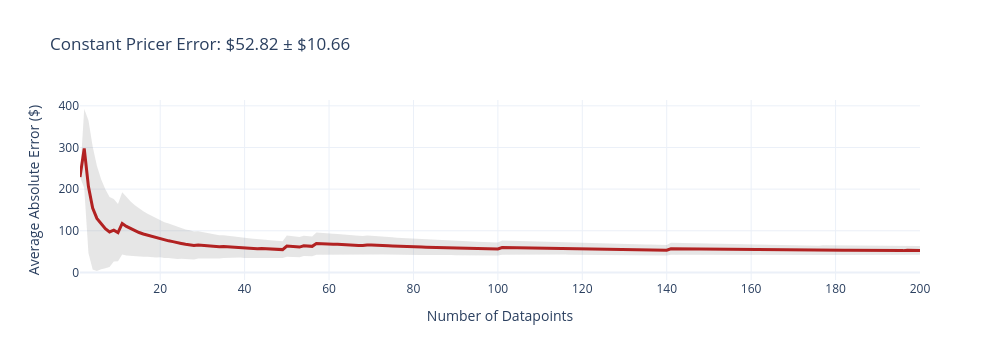
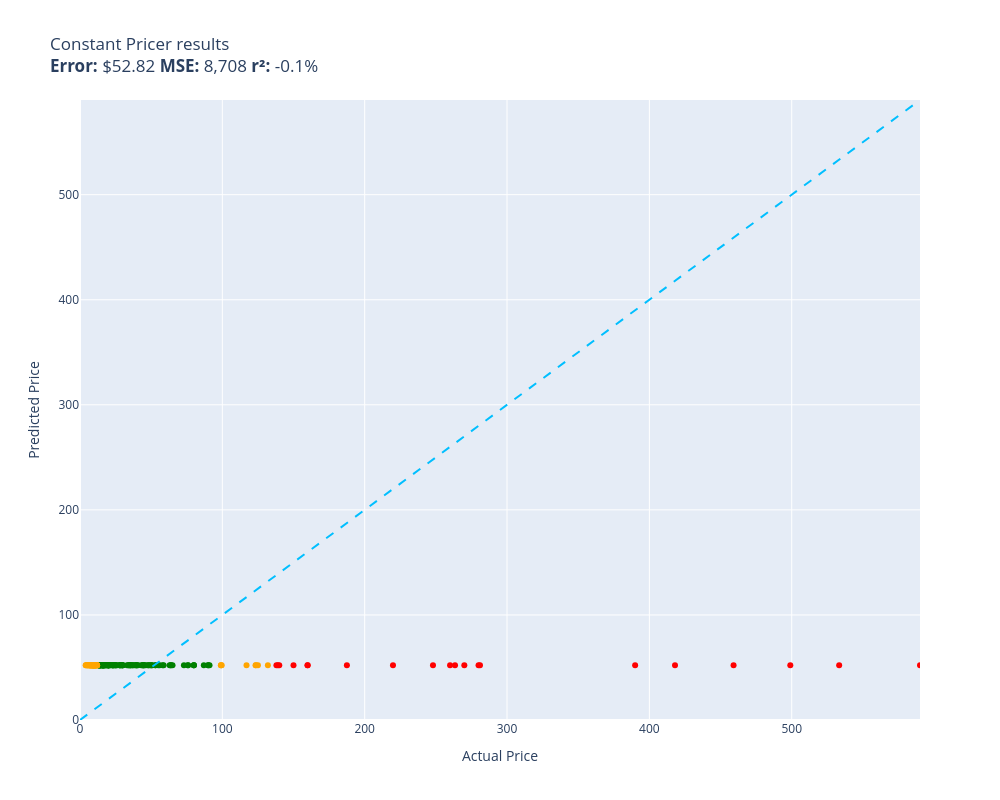

Notebook cell for these charts, in order:
### Code cell
evaluate(constant_pricer, test)

### Figure 1 — Plotly figure (JSON) as saved in the notebook; plotly's stock layout.template omitted (floating-point values rounded to 4 significant figures; data arrays with more than 128 entries replaced by an {"elided": "..."} marker saying what was removed)
{"data": [{"fill": "toself", "fillcolor": "rgba(128,128,128,0.2)", "hoverinfo": "skip", "line": {"color": "rgba(255,255,255,0)"}, "name": "95% CI", "showlegend": false, "type": "scatter", "x": {"elided": "400 int values"}, "y": {"elided": "400 float values"}}, {"customdata": {"elided": "200x1 float values"}, "hovertemplate": "n=%{x}<br>Avg Error=$%{y:,.2f}<br>±95% CI=$%{customdata[0]:,.2f}<extra></extra>", "line": {"color": "firebrick", "width": 3}, "mode": "lines", "name": "Cumulative Avg Error", "type": "scatter", "x": {"elided": "200 int values"}, "y": {"elided": "200 float values"}}], "layout": {"height": 360, "showlegend": false, "title": {"text": "Constant Pricer Error: $52.82 ± $10.66"}, "width": 1000, "xaxis": {"title": {"text": "Number of Datapoints"}}, "yaxis": {"title": {"text": "Average Absolute Error ($)"}}}}

### Figure 2 — Plotly figure (JSON) as saved in the notebook; plotly's stock layout.template omitted (floating-point values rounded to 4 significant figures)
{"data": [{"customdata": [["VBENLEM Drop In Ice Chest 21.2L x 16.8W ...\nGuess=$52.07 Actual=$280.99"], ["Canon 5005B002 Document Scanner DR-C125\nGuess=$52.07 Actual=$418.00"], ["Yeastar TG100 NeoGate GSM Gateway VoIP P...\nGuess=$52.07 Actual=$187.50"], ["LJ Hutchen Bb Trumpet with Plush-Lined C...\nGuess=$52.07 Actual=$389.99"], ["Samsung DE92-03960L Range Oven Control B...\nGuess=$52.07 Actual=$159.78"], ["Griffin Remote Hi Hat Stand with Foot Pe...\nGuess=$52.07 Actual=$138.00"], ["Case of 100, Corrugated Brochure Holders...\nGuess=$52.07 Actual=$139.00"], ["ZLX-15BT 15-inch 1000-Watt Bluetooth Pow...\nGuess=$52.07 Actual=$533.33"], ["KDC20i Bluetooth Barcode Scanner\nGuess=$52.07 Actual=$270.00"], ["Epiphone Les Paul Muse (Jet Black Metall...\nGuess=$52.07 Actual=$499.00"], ["GREATMEET 3 Drawer Lateral File Cabinet ...\nGuess=$52.07 Actual=$219.87"], ["Panduit LS8E-KIT Thermal Transfer Printe...\nGuess=$52.07 Actual=$459.15"], ["Honeywell 3800G Handheld Barcode Scanner...\nGuess=$52.07 Actual=$247.98"], ["Rapid 105 Electric Stapler\nGuess=$52.07 Actual=$590.12"], ["Push Pin Travel Maps Personalized Vintag...\nGuess=$52.07 Actual=$139.99"], ["CHAUVET DJ (CHDDJ) 2 Quad Color, RGBW & ...\nGuess=$52.07 Actual=$159.99"], ["COSTWAY Compact Laundry Dryer, 110V Elec...\nGuess=$52.07 Actual=$259.99"], ["Glory Bb Pocket Trumpet with Case, Tuner...\nGuess=$52.07 Actual=$149.99"], ["Framed Natural Cork Board Bulletin Board...\nGuess=$52.07 Actual=$263.47"], ["Full Automatic Washing Machine 1.8 Cuft,...\nGuess=$52.07 Actual=$279.99"]], "hovertemplate": "%{customdata[0]}<extra></extra>", "legendgroup": "red", "marker": {"color": "red", "size": 6, "symbol": "circle"}, "mode": "markers", "name": "red", "orientation": "v", "showlegend": true, "type": "scatter", "x": [281.0, 418.0, 187.5, 390.0, 159.8, 138.0, 139.0, 533.3, 270.0, 499.0, 219.9, 459.1, 248.0, 590.1, 140.0, 160.0, 260.0, 150.0, 263.5, 280.0], "xaxis": "x", "y": [52.07, 52.07, 52.07, 52.07, 52.07, 52.07, 52.07, 52.07, 52.07, 52.07, 52.07, 52.07, 52.07, 52.07, 52.07, 52.07, 52.07, 52.07, 52.07, 52.07], "yaxis": "y"}, {"customdata": [["XtremeAmazing Guitar Fingerboard Fret Pr...\nGuess=$52.07 Actual=$28.78"], ["Marvelux Vinyl (PVC) Office Chair Mat fo...\nGuess=$52.07 Actual=$52.99"], ["TG,LLC Treasure Gurus Antique Style Orna...\nGuess=$52.07 Actual=$22.95"], ["Simple Stories Carpe Diem Seasons Double...\nGuess=$52.07 Actual=$13.16"], ["iDPRT Bluetooth Label Maker with Tape, P...\nGuess=$52.07 Actual=$19.99"], ["JICO replacement Shure N44-7 CLUB stylus\nGuess=$52.07 Actual=$79.99"], ["Party Lights+Disco Ball Light,3 in 1 DJ ...\nGuess=$52.07 Actual=$89.99"], ["uni-ball Eye Broad UB-150-10 Rollerball ...\nGuess=$52.07 Actual=$16.25"], ["Platinum MWBS-4000M#4 Fountain Pen, Mult...\nGuess=$52.07 Actual=$75.72"], ["Plantronics 86700-01 Calisto 620 Bluetoo...\nGuess=$52.07 Actual=$58.00"], ["Calendar 2023-2024 - Vertical 11x17 2023...\nGuess=$52.07 Actual=$19.99"], ["Nady CM90 Small Diaphragm Condenser Micr...\nGuess=$52.07 Actual=$49.99"], ["Paper Love Dabbing Santa Pop Up Christma...\nGuess=$52.07 Actual=$13.99"], ["greencycle 3 PK Toner Cartridge Replacem...\nGuess=$52.07 Actual=$36.98"], ["Hog Ring Staples, 1-3/16 in, PK500\nGuess=$52.07 Actual=$43.95"], ["Royal Linen Textured 4\" x 6\" inch 80# Co...\nGuess=$52.07 Actual=$16.95"], ["Keephifi IEM BLON BL-Mini Zinc Alloy Cav...\nGuess=$52.07 Actual=$29.99"], ["Aqua Fresh LT800P Water Filter Replaceme...\nGuess=$52.07 Actual=$19.99"], ["HOTCOLOR Compatible Ink Cartridge Replac...\nGuess=$52.07 Actual=$16.99"], ["Epson Singleweight Matte - Paper - 1 pcs...\nGuess=$52.07 Actual=$73.00"], ["3392519 10 Pack 3392519 Dryer Thermal Fu...\nGuess=$52.07 Actual=$12.99"], ["3dRose ph_88642_1 Reticulated Giraffes, ...\nGuess=$52.07 Actual=$47.85"], ["Faber-Castell Colour Pencils (Pack of 60...\nGuess=$52.07 Actual=$23.94"], ["GKTG Foldable Lap Desk for Laptop, Lapto...\nGuess=$52.07 Actual=$62.95"], ["HOZEON 70 Pack 8.5 x 11 Inch Brown Corru...\nGuess=$52.07 Actual=$23.99"], ["OfficeGoods 3 Tier Stackable Acrylic Org...\nGuess=$52.07 Actual=$22.99"], ["LD Compatible Toner Cartridge Replacemen...\nGuess=$52.07 Actual=$15.99"], ["AZ SUPPLIES Compatible Toner Cartridges ...\nGuess=$52.07 Actual=$86.99"], ["Japanese Wood Memo Pads by KIZARA (Mediu...\nGuess=$52.07 Actual=$14.50"], ["HSS 3-Tier Mini Wire Utility Cart, 13.4\"...\nGuess=$52.07 Actual=$46.22"], ["LOQI Museum Vincent Van Gogh Collection ...\nGuess=$52.07 Actual=$37.99"], ["702XL 702 XL 702 Ink Cartridges - Uniwor...\nGuess=$52.07 Actual=$29.59"], ["Royal Sovereign, Thermal Laminating Pouc...\nGuess=$52.07 Actual=$25.34"], ["Moab Entrada Rag Bright 190 8.5x11 25 Sh...\nGuess=$52.07 Actual=$35.21"], ["AVERY Ivory Postcards for Inkjet Printer...\nGuess=$52.07 Actual=$14.39"], ["PAP-R Currency Straps, Mustard/White\nGuess=$52.07 Actual=$13.99"], ["Mead 6X9plain Writing Tablet (Pack Of 6)...\nGuess=$52.07 Actual=$16.99"], ["ZIPRINT 802XL Remanufactured Ink Cartrid...\nGuess=$52.07 Actual=$42.99"], ["C.F Martin, Plectrum (18A0051)\nGuess=$52.07 Actual=$20.34"], ["Rhinos 19\" Rack Mount Kit 1U Front Panel...\nGuess=$52.07 Actual=$34.99"], ["Supco SDE364 Dryer Igniter, Replaces 439...\nGuess=$52.07 Actual=$15.50"], ["PULAIXIN Business Card Holder Book Offic...\nGuess=$52.07 Actual=$16.99"], ["Whirlpool WP2319792 Genuine OEM Compress...\nGuess=$52.07 Actual=$58.76"], ["1InTheOffice Photo Sleeves for 3 Ring Bi...\nGuess=$52.07 Actual=$16.39"], ["Computer Keyboard Stand, UPERGO Acrylic ...\nGuess=$52.07 Actual=$19.54"], ["MUSICAL STRING Rosewood Guitar Armrest M...\nGuess=$52.07 Actual=$12.99"], ["OCProducts Remanufactured Ink Cartridge ...\nGuess=$52.07 Actual=$35.50"], ["Navaris Bamboo Desk Organizer - Wood Des...\nGuess=$52.07 Actual=$38.99"], ["MSD 8862 Shielded Magnetic Pickup Cable\nGuess=$52.07 Actual=$44.57"], ["Cisco SPA 509G 12-Line IP Phone (Renewed...\nGuess=$52.07 Actual=$79.94"], ["Tzong 3.94\" x 4.33\" Gold Mouthpiece Pull...\nGuess=$52.07 Actual=$17.99"], ["5 Pack - Premium Lanyards with Detachabl...\nGuess=$52.07 Actual=$15.99"], ["White Circle with Black QC Tested Dot St...\nGuess=$52.07 Actual=$13.57"], ["Lexmark X7675 Color Ink Cartridge (OEM) ...\nGuess=$52.07 Actual=$39.97"], ["Liquid Chalk Markers Chalkboard Marker P...\nGuess=$52.07 Actual=$15.99"], ["Coin Case with Capsules Foam Gasket 6 Si...\nGuess=$52.07 Actual=$24.99"], ["Go T.E.A.M. cards and TEAM lapel pins (s...\nGuess=$52.07 Actual=$19.95"], ["JAM PAPER Matte 80lb Cardstock - 8.5 x 1...\nGuess=$52.07 Actual=$23.19"], ["Custom Accents PVC Hanging File Rail for...\nGuess=$52.07 Actual=$15.99"], ["GBGS Halloween White Strobe Light Super ...\nGuess=$52.07 Actual=$13.99"], ["Language Arts Test Prep in a Flash Grade...\nGuess=$52.07 Actual=$16.98"], ["Revolving Remote control caddy,Wooden pe...\nGuess=$52.07 Actual=$25.99"], ["Giiffu Bouquet 3D Pop Up Card, Handmade ...\nGuess=$52.07 Actual=$17.99"], ["Wonderpool A4 PU Leather Envelope Docume...\nGuess=$52.07 Actual=$14.21"], ["PILOT BDR-3SR-DL Acro Ink Ballpoint Pen,...\nGuess=$52.07 Actual=$33.90"], ["Beadable Pens Bulk Beaded Ballpoint Pens...\nGuess=$52.07 Actual=$28.79"], ["PlanetSafe Calendars 120-Day Vertical Wa...\nGuess=$52.07 Actual=$24.95"], ["Walker & Williams Super Wide 4\" Handmade...\nGuess=$52.07 Actual=$52.95"], ["New Upgraded 12005744 Pump Sump Gasket S...\nGuess=$52.07 Actual=$14.00"], ["Bach French Horn Mouthpiece Silver 7\nGuess=$52.07 Actual=$65.00"], ["Christian Art Gifts Men's Classic Bible ...\nGuess=$52.07 Actual=$29.99"], ["Ohuhu Blank Cards and Envelopes 100 Pack...\nGuess=$52.07 Actual=$22.99"], ["Pen, Pencil and Letter Opener Rosewood F...\nGuess=$52.07 Actual=$63.95"], ["Oajen 2\" 50mm Soft Wheel Chair Caster wi...\nGuess=$52.07 Actual=$20.99"], ["C-Line Reusable Poly Envelope, Hook and ...\nGuess=$52.07 Actual=$40.80"], ["Displays2go D2G33603 8 x 2 Inch Acrylic ...\nGuess=$52.07 Actual=$50.90"], ["Prime-Line J 4592 Door Floor Stop, Brush...\nGuess=$52.07 Actual=$15.21"], ["Office Depot Single-Ply Paper Rolls, 2 1...\nGuess=$52.07 Actual=$18.39"], ["Halloween Greeting Cards 24 Pack – Pumpk...\nGuess=$52.07 Actual=$14.99"], ["Kokuyo. Mechanical Pencil Enpitsu Sharp ...\nGuess=$52.07 Actual=$13.98"], ["Rolodex - (67558) Rotary File Card Refil...\nGuess=$52.07 Actual=$18.80"], ["WORLDS BEST CABLES 6 Units - 8 Inch - Pe...\nGuess=$52.07 Actual=$54.95"], ["Days of Glory (Indigenes) [Blu-ray]\nGuess=$52.07 Actual=$16.49"], ["Sheaffer Ballpoint Pen Refill, Black Ink...\nGuess=$52.07 Actual=$33.00"], ["foriy Magazine Holder, Floor-Standing Ma...\nGuess=$52.07 Actual=$75.99"], ["CleverDelights Red Plastic Tags - 4.75\" ...\nGuess=$52.07 Actual=$27.99"], ["HON 106E File Cabinet Replacement Keys: ...\nGuess=$52.07 Actual=$13.40"], ["BINKSYLER 920XL Ink Cartridges Combo Pac...\nGuess=$52.07 Actual=$35.99"], ["RackSolutions 1U Rack-to-Tower Conversio...\nGuess=$52.07 Actual=$49.99"], ["60pcs 2023 Chinese New Year Red Envelope...\nGuess=$52.07 Actual=$14.99"], ["Leatherology Cognac Weighted Bookmark Pa...\nGuess=$52.07 Actual=$45.00"], ["Decksaver Pioneer DJ DJM-S7 Cover (DS-PC...\nGuess=$52.07 Actual=$89.99"], ["Buckle-Down Guitar Strap - Marijuana Lea...\nGuess=$52.07 Actual=$21.08"], ["savone 33001807 WP33001807 Dryer Drum Fe...\nGuess=$52.07 Actual=$15.89"], ["Tera Pro 2023 Newest Battery Level Indic...\nGuess=$52.07 Actual=$55.99"], ["My Special Village Autism Planner + Work...\nGuess=$52.07 Actual=$39.95"], ["PUREPLUS MWF Replacement for GE SmartWat...\nGuess=$52.07 Actual=$27.99"], ["KaraMuizi Bluetooth Karaoke Machine for ...\nGuess=$52.07 Actual=$44.99"], ["1InTheOffice Spiral Notebook College Rul...\nGuess=$52.07 Actual=$16.09"], ["Blue Snowball Shock Mount with Pop Filte...\nGuess=$52.07 Actual=$19.49"], ["Everest ES2LPI ES Series Violin Adjustab...\nGuess=$52.07 Actual=$22.04"], ["SIFIM heavy-duty 304 stainless steel mir...\nGuess=$52.07 Actual=$91.00"], ["ND Brand Never Low Power Battery Chip Re...\nGuess=$52.07 Actual=$27.79"], ["FETLLESN Adjustable Cello Stand,A-Frame ...\nGuess=$52.07 Actual=$29.99"], ["Houseoftoners HP 61 Black & Color Replac...\nGuess=$52.07 Actual=$47.95"], ["Advantus Horizontal ID/Convention Neck P...\nGuess=$52.07 Actual=$34.24"], ["Gorilla Tough & Clear Double Sided Mount...\nGuess=$52.07 Actual=$63.77"], ["Banllis Dinosaur Pen Holder for Desk, Pe...\nGuess=$52.07 Actual=$19.99"], ["Barber Shop King Swooper Flag- Pack of 2...\nGuess=$52.07 Actual=$39.49"], ["Oil Painting Flower Magnetic Dishwasher ...\nGuess=$52.07 Actual=$36.95"], ["OEM Samsung Dryer Lint Filter Screen Sup...\nGuess=$52.07 Actual=$48.94"], ["2,400 Label Outfitters® 1 5/8\" Round Whi...\nGuess=$52.07 Actual=$19.97"], ["Hallmark Graduation Money Holders or Gif...\nGuess=$52.07 Actual=$12.99"], ["Smead 100% Recycled File Jacket, Reinfor...\nGuess=$52.07 Actual=$44.09"], ["Monoprice 1x8 Bass Combo Amplifier, 20-W...\nGuess=$52.07 Actual=$79.99"]], "hovertemplate": "%{customdata[0]}<extra></extra>", "legendgroup": "green", "marker": {"color": "green", "size": 6, "symbol": "circle"}, "mode": "markers", "name": "green", "orientation": "v", "showlegend": true, "type": "scatter", "x": [28.78, 52.99, 22.95, 13.16, 19.99, 79.99, 89.99, 16.25, 75.72, 58.0, 19.99, 49.99, 13.99, 36.98, 43.95, 16.95, 29.99, 19.99, 16.99, 73.0, 12.99, 47.85, 23.94, 62.95, 23.99, 22.99, 15.99, 86.99, 14.5, 46.22, 37.99, 29.59, 25.34, 35.21, 14.39, 13.99, 16.99, 42.99, 20.34, 34.99, 15.5, 16.99, 58.76, 16.39, 19.54, 12.99, 35.5, 38.99, 44.57, 79.94, 17.99, 15.99, 13.57, 39.97, 15.99, 24.99, 19.95, 23.19, 15.99, 13.99, 16.98, 25.99, 17.99, 14.21, 33.9, 28.79, 24.95, 52.95, 14.0, 65.0, 29.99, 22.99, 63.95, 20.99, 40.8, 50.9, 15.21, 18.39, 14.99, 13.98, 18.8, 54.95, 16.49, 33.0, 75.99, 27.99, 13.4, 35.99, 49.99, 14.99, 45.0, 89.99, 21.08, 15.89, 55.99, 39.95, 27.99, 44.99, 16.09, 19.49, 22.04, 91.0, 27.79, 29.99, 47.95, 34.24, 63.77, 19.99, 39.49, 36.95, 48.94, 19.97, 12.99, 44.09, 79.99], "xaxis": "x", "y": [52.07, 52.07, 52.07, 52.07, 52.07, 52.07, 52.07, 52.07, 52.07, 52.07, 52.07, 52.07, 52.07, 52.07, 52.07, 52.07, 52.07, 52.07, 52.07, 52.07, 52.07, 52.07, 52.07, 52.07, 52.07, 52.07, 52.07, 52.07, 52.07, 52.07, 52.07, 52.07, 52.07, 52.07, 52.07, 52.07, 52.07, 52.07, 52.07, 52.07, 52.07, 52.07, 52.07, 52.07, 52.07, 52.07, 52.07, 52.07, 52.07, 52.07, 52.07, 52.07, 52.07, 52.07, 52.07, 52.07, 52.07, 52.07, 52.07, 52.07, 52.07, 52.07, 52.07, 52.07, 52.07, 52.07, 52.07, 52.07, 52.07, 52.07, 52.07, 52.07, 52.07, 52.07, 52.07, 52.07, 52.07, 52.07, 52.07, 52.07, 52.07, 52.07, 52.07, 52.07, 52.07, 52.07, 52.07, 52.07, 52.07, 52.07, 52.07, 52.07, 52.07, 52.07, 52.07, 52.07, 52.07, 52.07, 52.07, 52.07, 52.07, 52.07, 52.07, 52.07, 52.07, 52.07, 52.07, 52.07, 52.07, 52.07, 52.07, 52.07, 52.07, 52.07, 52.07], "yaxis": "y"}, {"customdata": [["Rongta Thermal Receipt Printer, 80mm Rec...\nGuess=$52.07 Actual=$99.00"], ["AYUBOUSA Electric Guitar Top Hat Knobs S...\nGuess=$52.07 Actual=$8.99"], ["WEKOIL Pencil Sharpener Metal Blade Carp...\nGuess=$52.07 Actual=$8.99"], ["30-Pack Humidifier Replacement Filters/W...\nGuess=$52.07 Actual=$8.99"], ["Musgrave Pencil Company Test Scoring 100...\nGuess=$52.07 Actual=$10.99"], ["Fleur De Lis Self-Adhesive, Flat-Sheet R...\nGuess=$52.07 Actual=$9.99"], ["AZ FLAG Texas Table Flag 4'' x 6'' - Tex...\nGuess=$52.07 Actual=$6.95"], ["9 Pcs Ballpoint Pens Set Crystal Diamond...\nGuess=$52.07 Actual=$11.99"], ["MPYFY 2 Pcs Spiral Notebooks College Rul...\nGuess=$52.07 Actual=$6.99"], ["AC-130 Spectre Street Sign Air Force Air...\nGuess=$52.07 Actual=$8.10"], ["Coral Bolder Borders®\nGuess=$52.07 Actual=$11.90"], ["132 Pieces Removable Food Labels Sticker...\nGuess=$52.07 Actual=$8.99"], ["Edvotek 284 Laboratory Kit 4 Plant Pigme...\nGuess=$52.07 Actual=$125.00"], ["1pc 4/4 Cello Parts Bridge Aluminium All...\nGuess=$52.07 Actual=$11.29"], ["Makerflo Pencil Eraser, Latex-Free Rubbe...\nGuess=$52.07 Actual=$11.95"], ["Canon Genuine Toner, Cartridge 119 II Bl...\nGuess=$52.07 Actual=$123.32"], ["3500 Count Star Stickers for Paper Noteb...\nGuess=$52.07 Actual=$8.99"], ["StampExpression - Urgent! Please Confirm...\nGuess=$52.07 Actual=$10.90"], ["Hebayy 242 Laundry Room & Linens Closet ...\nGuess=$52.07 Actual=$7.99"], ["2023-2024 Pocket Planner - Pocket Calend...\nGuess=$52.07 Actual=$9.99"], ["YEAHVIY 24pcs Mesh Zipper Pouch, 12 Colo...\nGuess=$52.07 Actual=$10.99"], ["CASCHA 10 Hole Diatonic Blues Harmonica,...\nGuess=$52.07 Actual=$12.00"], ["BESTeck 2\" x 3\" Handle with Care This Si...\nGuess=$52.07 Actual=$10.95"], ["PK-Power AC Adapter for Korg MINIKP MINI...\nGuess=$52.07 Actual=$6.99"], ["Funny 30th Birthday Card – Funny 30 Year...\nGuess=$52.07 Actual=$8.99"], ["RED EMBER Switzerland 2023 Hangable Mont...\nGuess=$52.07 Actual=$6.99"], ["L&F Home Lanyard Keychain Hand Wrist lan...\nGuess=$52.07 Actual=$9.99"], ["Blue New Replacement Ink Pad for TRODAT ...\nGuess=$52.07 Actual=$5.19"], ["YAROMO 12 Pieces Sublimation Blank Wrist...\nGuess=$52.07 Actual=$10.99"], ["Hallmark Graduation Card (Tassel, Class ...\nGuess=$52.07 Actual=$5.99"], ["UMIACOUSTICS Wood Wall Panels, 2 PCS Dif...\nGuess=$52.07 Actual=$116.99"], ["GHS ST-UL - SUPER STEELS - Electric Guit...\nGuess=$52.07 Actual=$8.95"], ["Trends International Grumpy Cat - It Was...\nGuess=$52.07 Actual=$6.99"], ["Juvale Mini Blackboard Clips - 12-Set Ch...\nGuess=$52.07 Actual=$9.49"], ["POLONO Thermal Label Tape Reel 0.59\"×1.1...\nGuess=$52.07 Actual=$4.99"], ["3D Learning LLF Welcome Poster for Class...\nGuess=$52.07 Actual=$10.99"], ["White and Gold 80th Birthday Thank You S...\nGuess=$52.07 Actual=$9.46"], ["Be Green Ink 52D1H00 521H Lexmark Replac...\nGuess=$52.07 Actual=$99.55"], ["FaCraft Teacher Gifts,Teacher Appreciati...\nGuess=$52.07 Actual=$7.99"], ["Carson Dellosa Red Borders (1215)\nGuess=$52.07 Actual=$3.99"], ["PRSTENLY Mothers Day Gifts for Wife, Ann...\nGuess=$52.07 Actual=$5.99"], ["3dRose LLC 8 X 8 X 0.25 Inches Lunar San...\nGuess=$52.07 Actual=$4.19"], ["The Best Card Company - Jumbo Animal Con...\nGuess=$52.07 Actual=$9.98"], ["Guitar String Winder Cutter Pin Puller -...\nGuess=$52.07 Actual=$4.99"], ["Pentel Products - Pentel - Quicker Click...\nGuess=$52.07 Actual=$10.67"], ["8Pcs Nurse Badge Reels Retractable for N...\nGuess=$52.07 Actual=$7.99"], ["Pug Puppy Dog Sitting Pink Necklace Hear...\nGuess=$52.07 Actual=$9.99"], ["Prudiut 3Pcs Magnetic Dry Erase Marker H...\nGuess=$52.07 Actual=$10.99"], ["3D Pop Up greeting card - Watercolor Bou...\nGuess=$52.07 Actual=$8.99"], ["10 Pack Horizontal Extra Thick Clear ID ...\nGuess=$52.07 Actual=$7.99"], ["Expanding File Folder Expandable File Fo...\nGuess=$52.07 Actual=$6.99"], ["Mini Fridge Thermostat, 3 Pin WDF-16 Uni...\nGuess=$52.07 Actual=$7.49"], ["Vandoren LC01PGP Optimum Bb Clarinet Lig...\nGuess=$52.07 Actual=$131.99"], ["Guitar Strap - Length Adjustable Guitar ...\nGuess=$52.07 Actual=$8.99"], ["Wozukia Star Flag Mouse Pad Vintage The ...\nGuess=$52.07 Actual=$9.99"], ["Guitar Tuners (6 for Right) Guitar Tunin...\nGuess=$52.07 Actual=$9.97"], ["AdirOffice Aluminum Clipboard - 8.5\" x 1...\nGuess=$52.07 Actual=$9.78"], ["Phomemo Portable Thermal Printer M04AS 4...\nGuess=$52.07 Actual=$98.99"], ["GHPKS British Flag Bunting Banner with 1...\nGuess=$52.07 Actual=$5.99"], ["D'Addario Accessories 3NPP7-25 Nylpro Pl...\nGuess=$52.07 Actual=$10.50"], ["Xvive Clip-On Guitar Tuner for Electric ...\nGuess=$52.07 Actual=$7.96"], ["Lungs Badge Reels Holder Retractable wit...\nGuess=$52.07 Actual=$7.99"], ["Rubbermaid 252300Bge Rolling Step Stool ...\nGuess=$52.07 Actual=$123.60"], ["EUDEMON (2 Pack,White）Adjustable Door Gu...\nGuess=$52.07 Actual=$9.99"], ["ZEBRA Zbra 3 Color Ballpoint Pen, Blen 3...\nGuess=$52.07 Actual=$11.95"]], "hovertemplate": "%{customdata[0]}<extra></extra>", "legendgroup": "orange", "marker": {"color": "orange", "size": 6, "symbol": "circle"}, "mode": "markers", "name": "orange", "orientation": "v", "showlegend": true, "type": "scatter", "x": [99.0, 8.99, 8.99, 8.99, 10.99, 9.99, 6.95, 11.99, 6.99, 8.1, 11.9, 8.99, 125.0, 11.29, 11.95, 123.3, 8.99, 10.9, 7.99, 9.99, 10.99, 12.0, 10.95, 6.99, 8.99, 6.99, 9.99, 5.19, 10.99, 5.99, 117.0, 8.95, 6.99, 9.49, 4.99, 10.99, 9.46, 99.55, 7.99, 3.99, 5.99, 4.19, 9.98, 4.99, 10.67, 7.99, 9.99, 10.99, 8.99, 7.99, 6.99, 7.49, 132.0, 8.99, 9.99, 9.97, 9.78, 98.99, 5.99, 10.5, 7.96, 7.99, 123.6, 9.99, 11.95], "xaxis": "x", "y": [52.07, 52.07, 52.07, 52.07, 52.07, 52.07, 52.07, 52.07, 52.07, 52.07, 52.07, 52.07, 52.07, 52.07, 52.07, 52.07, 52.07, 52.07, 52.07, 52.07, 52.07, 52.07, 52.07, 52.07, 52.07, 52.07, 52.07, 52.07, 52.07, 52.07, 52.07, 52.07, 52.07, 52.07, 52.07, 52.07, 52.07, 52.07, 52.07, 52.07, 52.07, 52.07, 52.07, 52.07, 52.07, 52.07, 52.07, 52.07, 52.07, 52.07, 52.07, 52.07, 52.07, 52.07, 52.07, 52.07, 52.07, 52.07, 52.07, 52.07, 52.07, 52.07, 52.07, 52.07, 52.07], "yaxis": "y"}, {"hoverinfo": "skip", "line": {"color": "deepskyblue", "dash": "dash", "width": 2}, "mode": "lines", "name": "y = x", "showlegend": false, "type": "scatter", "x": [0, 590.1], "y": [0, 590.1]}], "layout": {"height": 800, "legend": {"title": {"text": "color"}, "tracegroupgap": 0}, "showlegend": false, "title": {"text": "Constant Pricer results<br><b>Error:</b> $52.82 <b>MSE:</b> 8,708 <b>r²:</b> -0.1%"}, "width": 1000, "xaxis": {"anchor": "y", "domain": [0, 1], "range": [0, 590.1], "title": {"text": "Actual Price"}}, "yaxis": {"anchor": "x", "domain": [0, 1], "range": [0, 590.1], "title": {"text": "Predicted Price"}}}}
